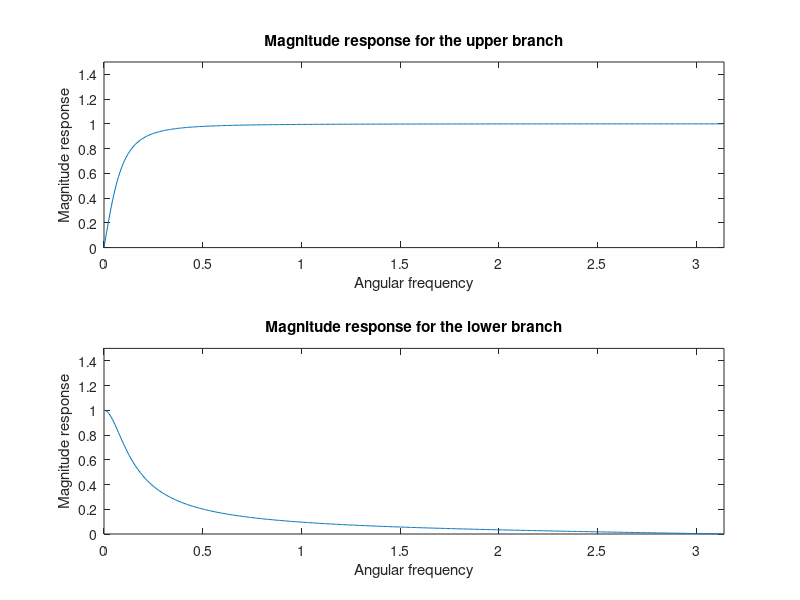

The MATLAB script that drew this image: (Note: this script raises an error after producing the figure.)
clc; clear; close all;
%% Problem 3
%% b)
poles = [2,-1.8];
zero_ub = [1.9,-1.9];
zero_lb = [0.1,0.1];

% Plot magnitude response of filters
[h_ub,w] = freqz(zero_ub,poles);
[h_lb,w] = freqz(zero_lb,poles);
figure(1); subplot(2,1,1);
plot(w,abs(h_ub)); axis([0,pi,0,1.5]); xlabel('Angular frequency'); ylabel('Magnitude response'); title('Magnitude response for the upper branch');
subplot(2,1,2);
plot(w,abs(h_lb)); axis([0,pi,0,1.5]); xlabel('Angular frequency'); ylabel('Magnitude response'); title('Magnitude response for the lower branch');
%%
% Upper branch -> high pass
% Lower branch -> low pass

%% c)
% Listen to original and modified Audio Sample
alpha=0.7;
K=3;
wavfile='Audio_Sample.wav';
[x,fs]=audioread(wavfile);

% Plot magnitude response for different alpha
figure(2);
hold on;
for alpha = [0.5 0.7 0.9];
    B(1)= (K/2)*(1-alpha)+(1/2)*(1+alpha);
    B(2)= (K/2)*(1-alpha)-(1/2)*(1+alpha);
    A = [1, -alpha];
    y = filter(B,A,x);
    [H,W]=freqz(B,A,1024);
    normFreq = [0:1/(length(H)-1):1];
    plot(normFreq,(abs(real(H))));
    title(['Frequency response',' K=',num2str(K)]);
    xlabel('Normalized frequency'); ylabel('Magnitude');
end;
legend('alpha=0.5','alpha=0.7','alpha=0.9');
hold off;

% Plot magnitude response for different K
alpha=0.7;
figure(3);
hold on;
for K = [0.5 1 4];
    B(1)= (K/2)*(1-alpha)+(1/2)*(1+alpha);
    B(2)= (K/2)*(1-alpha)-(1/2)*(1+alpha);
    A = [1, -alpha];
    y = filter(B,A,x);
    [H,W]=freqz(B,A,1024);
    normFreq = [0:1/(length(H)-1):1];
    plot(normFreq,(abs(real(H))));
    title('Frequency response, alpha = 0.7');
    xlabel('Normalized frequency'); ylabel('Magnitude');
end;
legend('K=0.5','K=1','K=4');
hold off;
%%
% K is the gain of the low-pass filter. Higher K gives more gain for the
% lower frequencies. Alpha controls the low-pass filter bandwidth or cutoff
% frequency. A high Alpha reduced the cut-off frequency and bandwidth.

